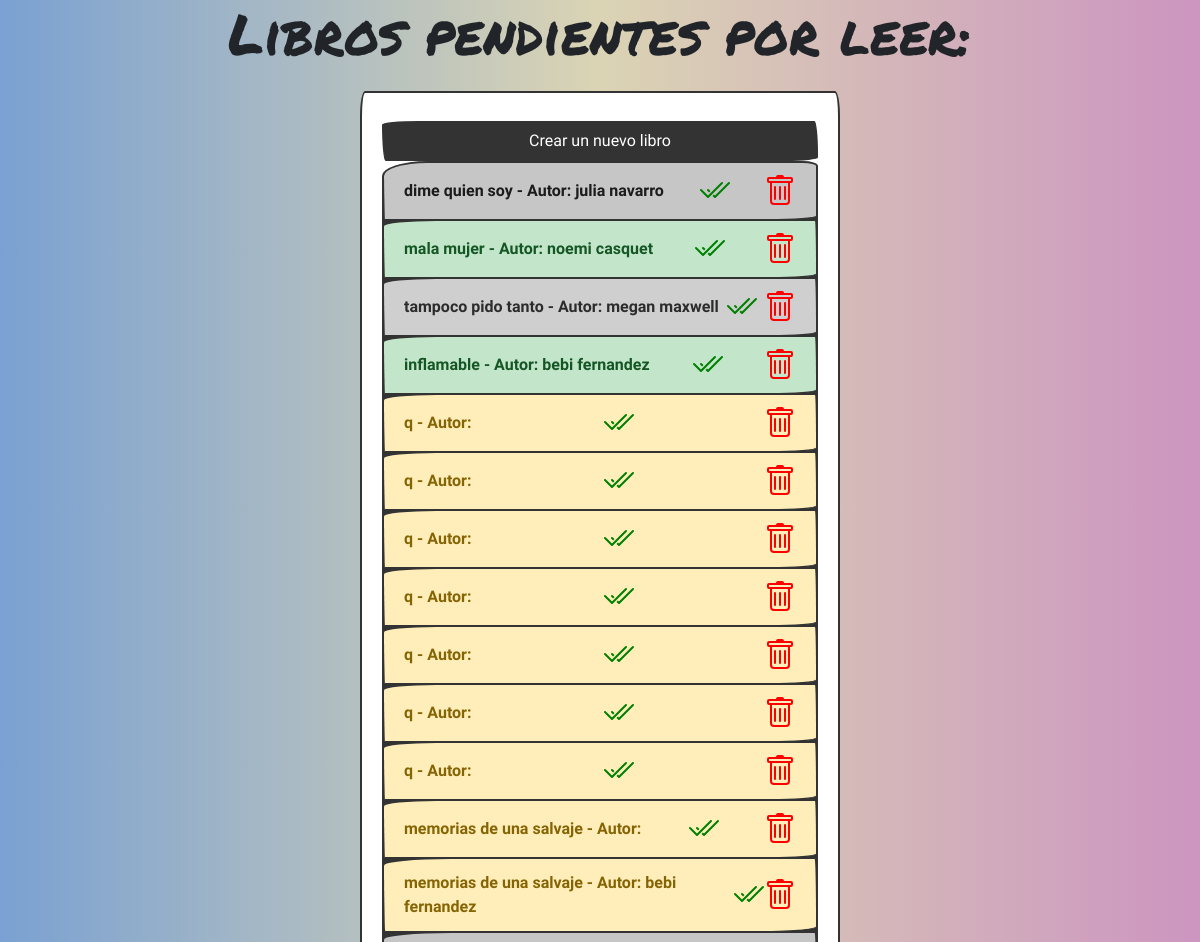
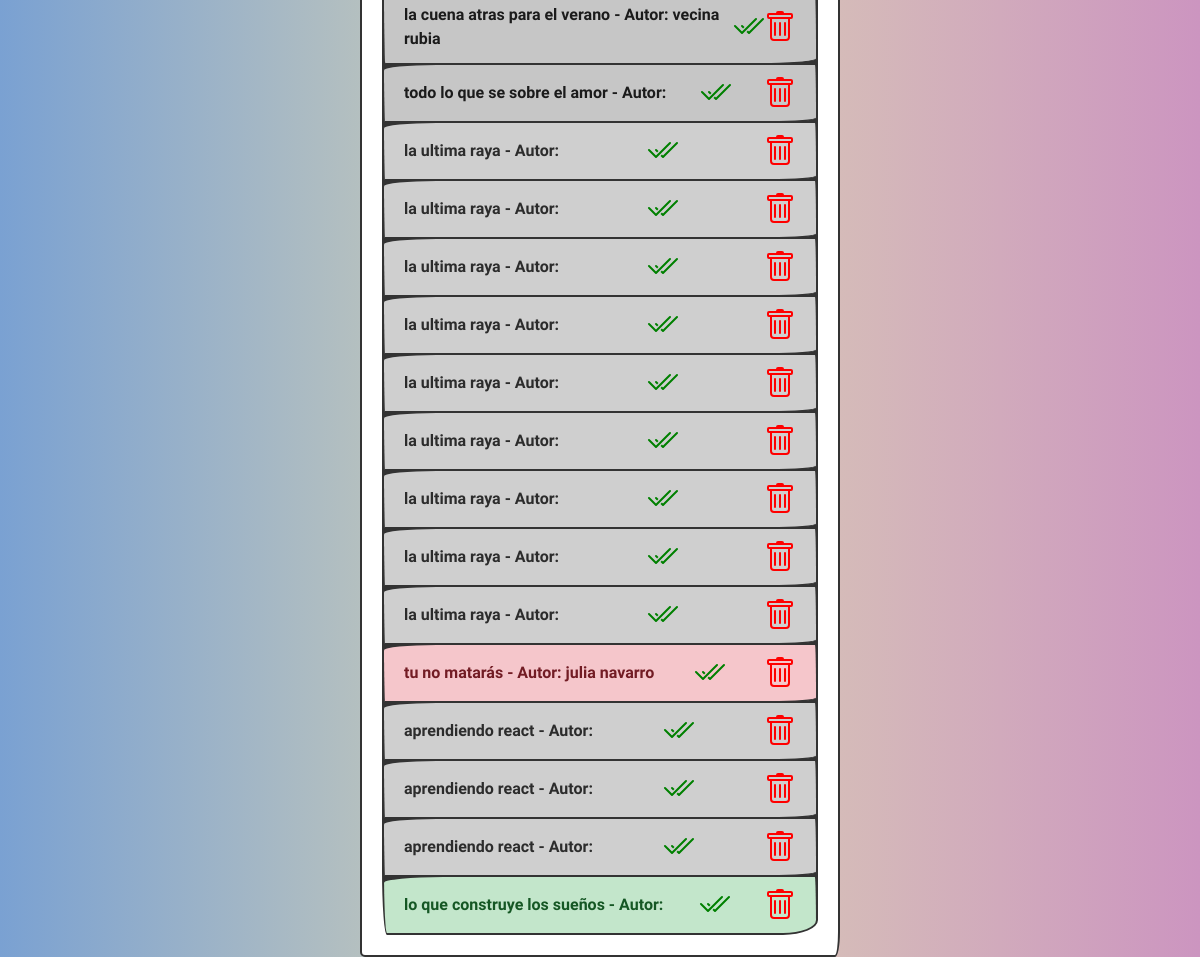
Before: /deseos with the older database file (2 pictures, top to bottom).
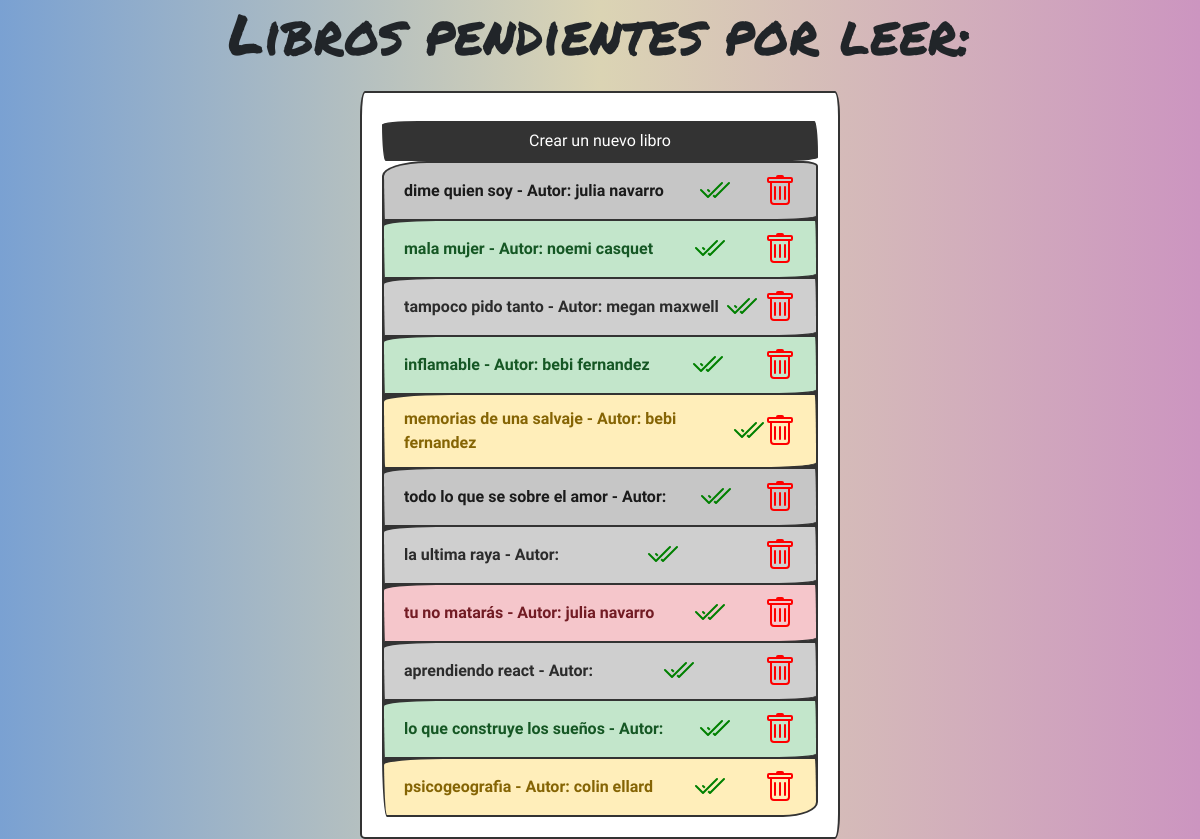
After: the same page with the newer database file.
### models.py (models this page shows, shortened)
class LibrosPendientes(db.Base):
    __tablename__ = "librosPendientes"
    __table_args__ = {"sqlite_autoincrement" : True}
    id = Column(Integer, primary_key = True)
    titulo = Column(String, nullable = False)
    autor = Column(String, nullable=True, default = "Desconocido")
    leido = Column(Boolean)

### main.py (the view)
@app.route("/deseos")
def deseos():
    todos_los_libros = db.session.query(LibrosPendientes).all()
    libros_con_colores = asignar_colores(todos_los_libros)
    return render_template("deseos.html", libros=libros_con_colores)

### main.py (called while the page is built)
def asignar_colores(libros):
    colores = ["list-group-item-primary", "list-group-item-secondary", "list-group-item-success",
               "list-group-item-danger", "list-group-item-warning", "list-group-item-info"]
    for libro in libros:
        libro.color = colores[hash(libro.titulo) % len(colores)]
    return libros

### templates/deseos.html (shortened to what this page needs)
<!DOCTYPE html>
<html lang="en">
<head>
    <link rel="stylesheet" href="https://cdn.jsdelivr.net/npm/bootswatch@4.5.2/dist/sketchy/bootstrap.min.css">
    <link rel="stylesheet" href="{{ url_for('static', filename='main.css') }}">
</head>
<body>
  <div class="container d-flex flex-column align-items-center vh-100">
    <h1 class="titulo display-4 text-center mb-4">Libros pendientes por leer:</h1>
    <div class="card border-primary mb-3 w-100" style="max-width: 30rem;">
      <div class="card-body scrollable-list">
          <a href="/" class="btn btn-primary w-100 mt-2">Crear un nuevo libro</a>
        <ul class="list-group">
          {% for libro in libros %}
          <li class="list-group-item {{ libro.color }} list-group-item d-flex justify-content-between align-items-center">
              <span class = "{% if libro.leido == true %} libro_leido {% endif %}">
                  {{ libro.titulo }} - Autor: {{ libro.autor }}
              </span>
            <a href = "/libro-leido/{{libro.id}}" style = "text-decoration:none">
            </a>
            <a href = "/eliminar-libro/{{libro.id}}" style = "text-decoration:none">
            </a>
          </li>
          {% endfor %}
        </ul>
      </div>
    </div>
  </div>
</body>
</html>

### static/main.css (style rules this page uses)
body { background: #CC95C0; background: -webkit-linear-gradient(to right, #7AA1D2, #DBD4B4, #CC95C0); background: linear-gradient(to right, #7AA1D2, #DBD4B4, #CC95C0); }
.titulo { font-family: "Permanent Marker", serif; }
.card { width: 70%; margin: 0 auto; }
.scrollable-list { max-height: 100vh; overflow-y: auto; }

Changed rows visible on the page:
removed LibrosPendientes: titulo "q"
removed LibrosPendientes: titulo "q"
removed LibrosPendientes: titulo "q"
removed LibrosPendientes: titulo "q"
removed LibrosPendientes: titulo "q"
removed LibrosPendientes: titulo "q"
removed LibrosPendientes: titulo "q"
removed LibrosPendientes: titulo "memorias de una salvaje"
removed LibrosPendientes: titulo "la cuena atras para el verano", autor "vecina rubia"
removed LibrosPendientes: titulo "la ultima raya"
removed LibrosPendientes: titulo "la ultima raya"
removed LibrosPendientes: titulo "la ultima raya"
removed LibrosPendientes: titulo "la ultima raya"
removed LibrosPendientes: titulo "la ultima raya"
removed LibrosPendientes: titulo "la ultima raya"
removed LibrosPendientes: titulo "la ultima raya"
removed LibrosPendientes: titulo "la ultima raya"
removed LibrosPendientes: titulo "aprendiendo react"
removed LibrosPendientes: titulo "aprendiendo react"
added LibrosPendientes: titulo "psicogeografia", autor "colin ellard"
